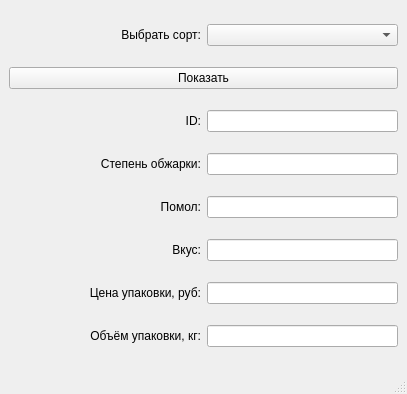
<?xml version="1.0" encoding="UTF-8"?>
<ui version="4.0">
 <class>MainWindow</class>
 <widget class="QMainWindow" name="MainWindow">
  <property name="geometry">
   <rect>
    <x>0</x>
    <y>0</y>
    <width>407</width>
    <height>394</height>
   </rect>
  </property>
  <property name="windowTitle">
   <string>Coffee master</string>
  </property>
  <widget class="QWidget" name="centralwidget">
   <layout class="QVBoxLayout" name="verticalLayout">
    <item>
     <layout class="QHBoxLayout" name="horizontalLayout">
      <item>
       <widget class="QLabel" name="label">
        <property name="layoutDirection">
         <enum>Qt::LeftToRight</enum>
        </property>
        <property name="text">
         <string>Выбрать сорт:</string>
        </property>
        <property name="alignment">
         <set>Qt::AlignRight|Qt::AlignTrailing|Qt::AlignVCenter</set>
        </property>
       </widget>
      </item>
      <item>
       <widget class="QComboBox" name="sort"/>
      </item>
     </layout>
    </item>
    <item>
     <widget class="QPushButton" name="showButton">
      <property name="text">
       <string>Показать</string>
      </property>
     </widget>
    </item>
    <item>
     <layout class="QHBoxLayout" name="horizontalLayout_2">
      <item>
       <widget class="QLabel" name="label_2">
        <property name="text">
         <string>ID:</string>
        </property>
        <property name="alignment">
         <set>Qt::AlignRight|Qt::AlignTrailing|Qt::AlignVCenter</set>
        </property>
       </widget>
      </item>
      <item>
       <widget class="QLineEdit" name="showID">
        <property name="sizePolicy">
         <sizepolicy hsizetype="Minimum" vsizetype="Fixed">
          <horstretch>0</horstretch>
          <verstretch>0</verstretch>
         </sizepolicy>
        </property>
       </widget>
      </item>
     </layout>
    </item>
    <item>
     <layout class="QHBoxLayout" name="horizontalLayout_3">
      <item>
       <widget class="QLabel" name="label_3">
        <property name="text">
         <string>Степень обжарки:</string>
        </property>
        <property name="alignment">
         <set>Qt::AlignRight|Qt::AlignTrailing|Qt::AlignVCenter</set>
        </property>
       </widget>
      </item>
      <item>
       <widget class="QLineEdit" name="showRoast">
        <property name="sizePolicy">
         <sizepolicy hsizetype="Minimum" vsizetype="Fixed">
          <horstretch>0</horstretch>
          <verstretch>0</verstretch>
         </sizepolicy>
        </property>
       </widget>
      </item>
     </layout>
    </item>
    <item>
     <layout class="QHBoxLayout" name="horizontalLayout_4">
      <item>
       <widget class="QLabel" name="label_4">
        <property name="text">
         <string>Помол:</string>
        </property>
        <property name="alignment">
         <set>Qt::AlignRight|Qt::AlignTrailing|Qt::AlignVCenter</set>
        </property>
       </widget>
      </item>
      <item>
       <widget class="QLineEdit" name="showGrind">
        <property name="sizePolicy">
         <sizepolicy hsizetype="Minimum" vsizetype="Fixed">
          <horstretch>0</horstretch>
          <verstretch>0</verstretch>
         </sizepolicy>
        </property>
       </widget>
      </item>
     </layout>
    </item>
    <item>
     <layout class="QHBoxLayout" name="horizontalLayout_5">
      <item>
       <widget class="QLabel" name="label_5">
        <property name="text">
         <string>Вкус:</string>
        </property>
        <property name="alignment">
         <set>Qt::AlignRight|Qt::AlignTrailing|Qt::AlignVCenter</set>
        </property>
       </widget>
      </item>
      <item>
       <widget class="QLineEdit" name="showTaste">
        <property name="sizePolicy">
         <sizepolicy hsizetype="Minimum" vsizetype="Fixed">
          <horstretch>0</horstretch>
          <verstretch>0</verstretch>
         </sizepolicy>
        </property>
       </widget>
      </item>
     </layout>
    </item>
    <item>
     <layout class="QHBoxLayout" name="horizontalLayout_6">
      <item>
       <widget class="QLabel" name="label_6">
        <property name="text">
         <string>Цена упаковки, руб:</string>
        </property>
        <property name="alignment">
         <set>Qt::AlignRight|Qt::AlignTrailing|Qt::AlignVCenter</set>
        </property>
       </widget>
      </item>
      <item>
       <widget class="QLineEdit" name="showPrice">
        <property name="sizePolicy">
         <sizepolicy hsizetype="Minimum" vsizetype="Fixed">
          <horstretch>0</horstretch>
          <verstretch>0</verstretch>
         </sizepolicy>
        </property>
       </widget>
      </item>
     </layout>
    </item>
    <item>
     <layout class="QHBoxLayout" name="horizontalLayout_7">
      <item>
       <widget class="QLabel" name="label_7">
        <property name="text">
         <string>Объём упаковки, кг:</string>
        </property>
        <property name="alignment">
         <set>Qt::AlignRight|Qt::AlignTrailing|Qt::AlignVCenter</set>
        </property>
       </widget>
      </item>
      <item>
       <widget class="QLineEdit" name="showVolume">
        <property name="sizePolicy">
         <sizepolicy hsizetype="Minimum" vsizetype="Fixed">
          <horstretch>0</horstretch>
          <verstretch>0</verstretch>
         </sizepolicy>
        </property>
       </widget>
      </item>
     </layout>
    </item>
   </layout>
  </widget>
  <widget class="QStatusBar" name="statusbar"/>
  <widget class="QMenuBar" name="menubar">
   <property name="geometry">
    <rect>
     <x>0</x>
     <y>0</y>
     <width>407</width>
     <height>26</height>
    </rect>
   </property>
  </widget>
 </widget>
 <resources/>
 <connections/>
</ui>
